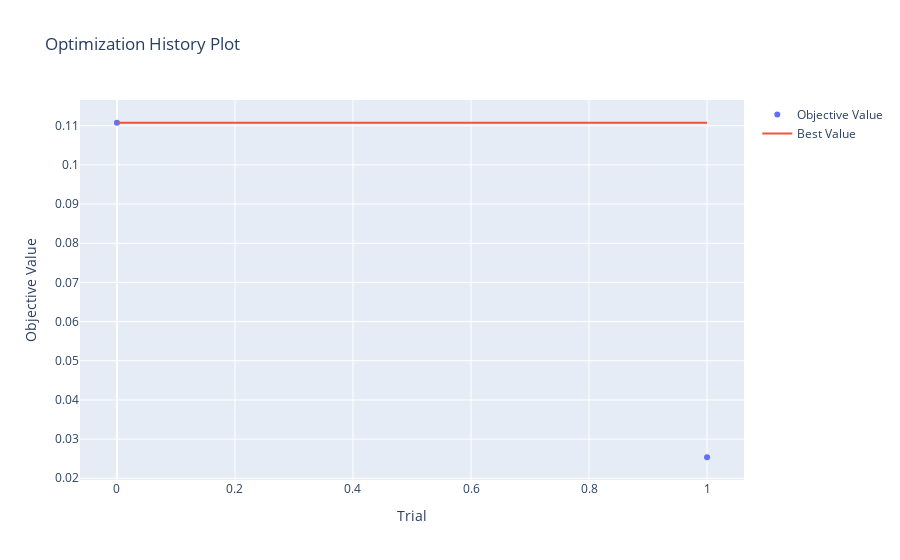

Write notebook code for a chart like this one.
### Code cell
visualizations['optimization_history']

### Figure 1 — Plotly figure (JSON) as saved in the notebook; plotly's stock layout.template omitted (floating-point values rounded to 4 significant figures)
{"data": [{"mode": "markers", "name": "Objective Value", "type": "scatter", "x": [0, 1], "y": [0.1108, 0.02537]}, {"mode": "lines", "name": "Best Value", "type": "scatter", "x": [0, 1], "y": [0.1108, 0.1108]}, {"marker": {"color": "#cccccc"}, "mode": "markers", "name": "Infeasible Trial", "showlegend": false, "type": "scatter", "x": [], "y": []}], "layout": {"title": {"text": "Optimization History Plot"}, "xaxis": {"title": {"text": "Trial"}}, "yaxis": {"title": {"text": "Objective Value"}}}}
